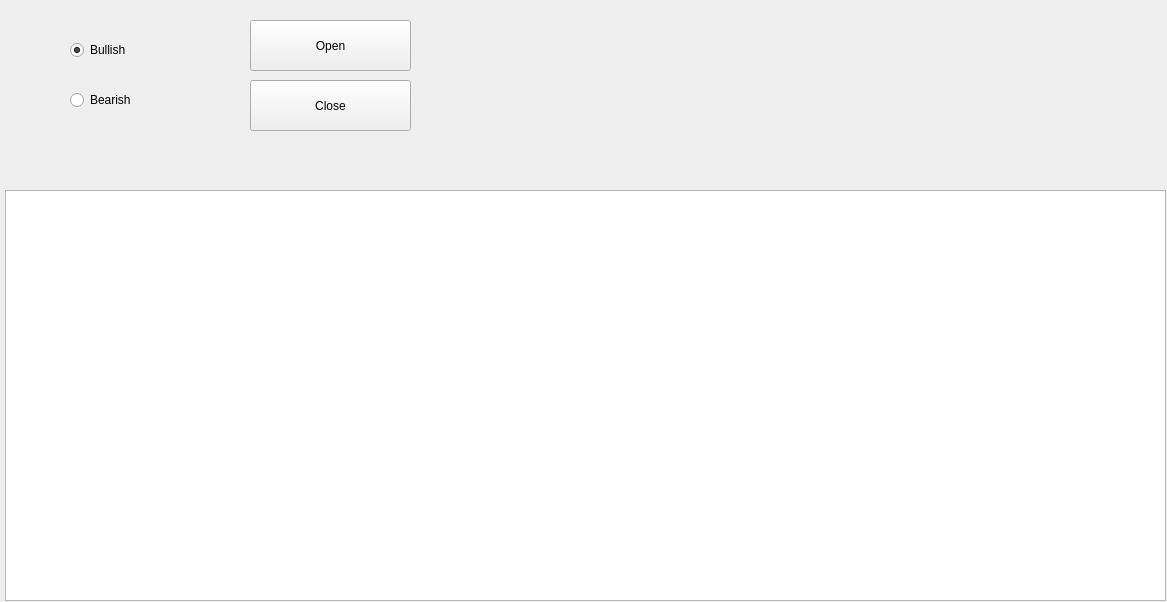
<?xml version="1.0" encoding="UTF-8"?>
<ui version="4.0">
 <class>result_window</class>
 <widget class="QWidget" name="result_window">
  <property name="geometry">
   <rect>
    <x>0</x>
    <y>0</y>
    <width>1167</width>
    <height>602</height>
   </rect>
  </property>
  <property name="windowTitle">
   <string>Form</string>
  </property>
  <widget class="QPushButton" name="close">
   <property name="geometry">
    <rect>
     <x>250</x>
     <y>80</y>
     <width>161</width>
     <height>51</height>
    </rect>
   </property>
   <property name="text">
    <string>Close</string>
   </property>
  </widget>
  <widget class="QPushButton" name="open">
   <property name="geometry">
    <rect>
     <x>250</x>
     <y>20</y>
     <width>161</width>
     <height>51</height>
    </rect>
   </property>
   <property name="text">
    <string>Open</string>
   </property>
  </widget>
  <widget class="QRadioButton" name="radio_button_bullish">
   <property name="geometry">
    <rect>
     <x>70</x>
     <y>40</y>
     <width>100</width>
     <height>20</height>
    </rect>
   </property>
   <property name="text">
    <string>Bullish</string>
   </property>
   <property name="checked">
    <bool>true</bool>
   </property>
  </widget>
  <widget class="QRadioButton" name="radio_button_bearish">
   <property name="geometry">
    <rect>
     <x>70</x>
     <y>90</y>
     <width>100</width>
     <height>20</height>
    </rect>
   </property>
   <property name="text">
    <string>Bearish</string>
   </property>
  </widget>
  <widget class="QTableView" name="result_table">
   <property name="geometry">
    <rect>
     <x>5</x>
     <y>190</y>
     <width>1161</width>
     <height>411</height>
    </rect>
   </property>
   <property name="sizePolicy">
    <sizepolicy hsizetype="Preferred" vsizetype="Preferred">
     <horstretch>0</horstretch>
     <verstretch>0</verstretch>
    </sizepolicy>
   </property>
   <property name="sizeAdjustPolicy">
    <enum>QAbstractScrollArea::AdjustToContentsOnFirstShow</enum>
   </property>
   <property name="sortingEnabled">
    <bool>true</bool>
   </property>
   <attribute name="horizontalHeaderCascadingSectionResizes">
    <bool>true</bool>
   </attribute>
   <attribute name="horizontalHeaderStretchLastSection">
    <bool>true</bool>
   </attribute>
   <attribute name="verticalHeaderCascadingSectionResizes">
    <bool>true</bool>
   </attribute>
  </widget>
 </widget>
 <resources/>
 <connections/>
</ui>
